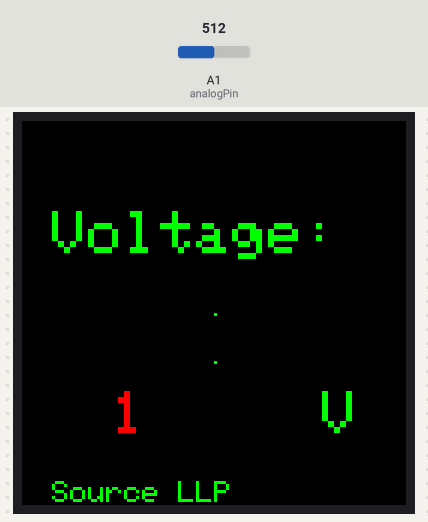
Bench run of a sketch on a simulated Arduino Uno, built with avr-gcc and run on an emulated ATmega328P. Parts: 128×128 colour display. The test bench sets the inputs (shaded band); at power-on: A1 (analogPin) = 512. What the sketch prints to the serial monitor is not drawn.

Above: at 7.2 s.
7.3 s: A1 (analogPin) set to 716
At 9.6 s:
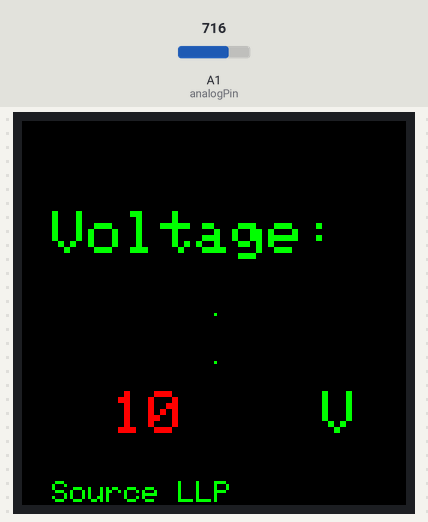
10.1 s: A1 (analogPin) set to 1023
At 13.8 s:
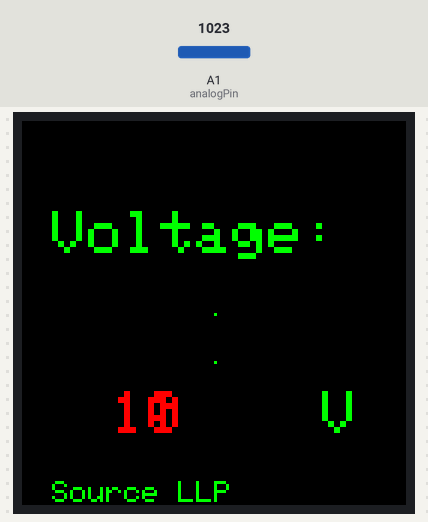
14.1 s: A1 (analogPin) set to 306
At 17.0 s:
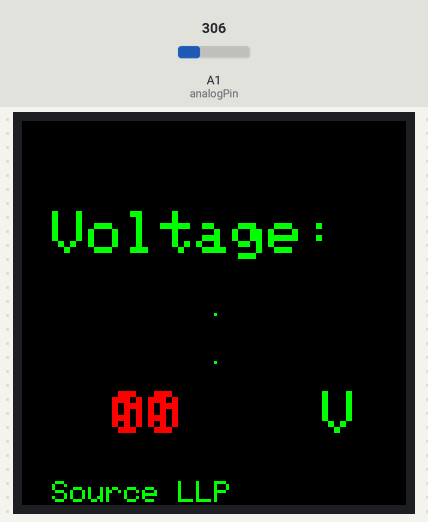
Timing chart, 0 to 18.5 s (numbered marks = the images above; inputs shaded):
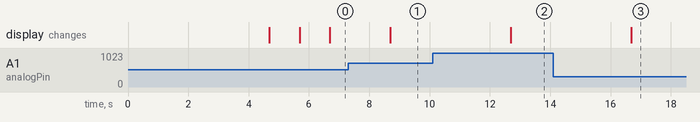

Measured:
- after the input at 7.3 s, the display: changes after 1.4 s (image 1)
- after the input at 10.1 s, the display: changes after 2.6 s (image 2)
- after the input at 14.1 s, the display: changes after 2.6 s (image 3)

The sketch:

voltage_BM_ST7735.ino
```cpp
// Adafruit and SPI libraries

#include <Adafruit_GFX.h>
#include <Adafruit_ST7735.h>
#include <Adafruit_ST7789.h>
#include <SPI.h>

// Pins
#define TFT_DC 8
#define TFT_CS 10
#define TFT_MISO 12
#define TFT_SCLK 13
#define TFT_MOSI 11
#define TFT_RST 9

#define ST7735_TFTWIDTH_128 128
#define ST7735_TFTHEIGHT_128 128

Adafruit_ST7735 tft = Adafruit_ST7735(TFT_CS, TFT_DC, TFT_MOSI, TFT_SCLK, TFT_RST);

float p = 3.1415926;

// Variable for the X coordinate.
int xPos = 0;

int analogPin = A1;
int val = 0;

void  setup () {
   // Start TFT
  Serial.begin (9600);
  tft.initR(INITR_144GREENTAB);
   Serial.println(F("Initialized"));

  uint16_t time = millis();
  tft.fillScreen(ST7735_BLACK);
  tft.setTextColor(ST7735_GREEN);
  time = millis() - time;

  Serial.println(time, DEC);
  delay(500);

  tft.fillScreen(ST7735_BLACK);

void  tftPrintTest();
    delay(4000);

    tft.drawPixel(tft.width()/2, tft.height()/2, ST7735_GREEN);
  tft.drawPixel(64, 80, ST7735_GREEN);
  delay(1000);


  tft.setTextSize(2);

  tft.setCursor(10,30);
  tft.print("Voltage: ");
  tft.setTextSize(1);
  tft.setTextColor(ST7735_GREEN);
  tft.setCursor(10,120);
  tft.print("Source LLP");

  tft.setTextSize(2);
  tft.setTextColor(ST7735_GREEN);
  tft.setCursor(100,90);
  tft.print("V");

}

//float voltage=0;
//float voltageAnt=0;
void loop(){
    val = analogRead(analogPin)*(3.3/1023.0);
Serial.println(val, 2); //adding 2 did not fix up to 2 decimal places
delay(1000);

    //voltage = analogRead(A1) * (3.3 / 1023.0);
  //if(voltage-voltageAnt>0.01||voltage-voltageAnt<-0.01)

      tft.setTextColor(ST7735_RED);
      tft.setCursor(30,90);
      tft.print(val , 2);
      //tft.print(voltageAnt);

      //tft.setTextColor(ST7735_GREEN);
      //tft.setCursor(30,90);
      //tft.print(voltage);
      //voltageAnt=voltage;
      delay(1000);
  }

  //delay(100);
```
